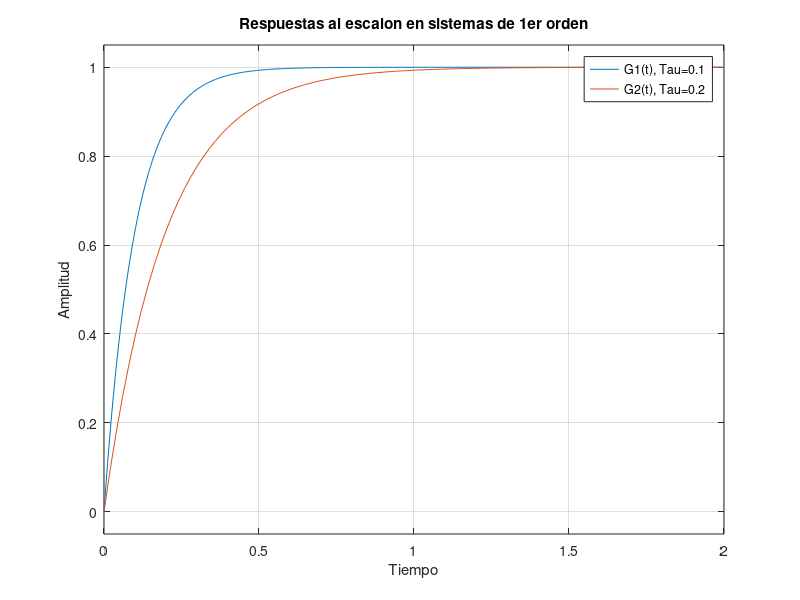

Reproduce this figure in MATLAB.
T1 = 0.1
T2 = 0.2

num = [1]
den = [T1 1]

G1 = tf(num, den)

num2 = [1]
den2 = [T2 1]

G2 = tf(num2, den2)
step(G1,G2)
title("Respuestas al escalon en sistemas de 1er orden")
ylabel("Amplitud")
xlabel("Tiempo")
legend('G1(t), Tau=0.1','G2(t), Tau=0.2')